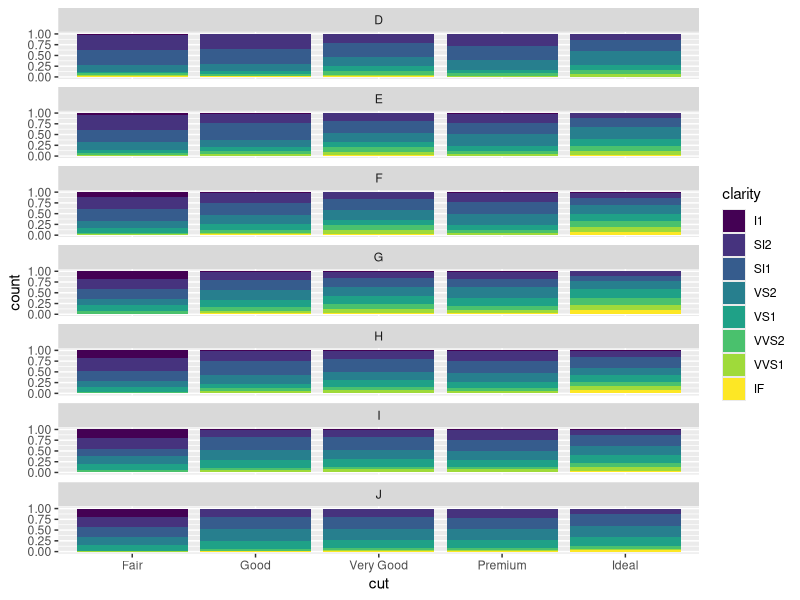

The R source for this figure:
## ---- chunk 1
knitr::opts_chunk$set(echo = TRUE, message = FALSE, error = FALSE)
library(tidyverse)
## ---- chunk 2
ggplot(data = diamonds, mapping = aes(x = cut, fill = clarity)) +
  geom_bar(position = "fill") +
  facet_wrap(vars(color), ncol = 1)
## ---- chunk 3

